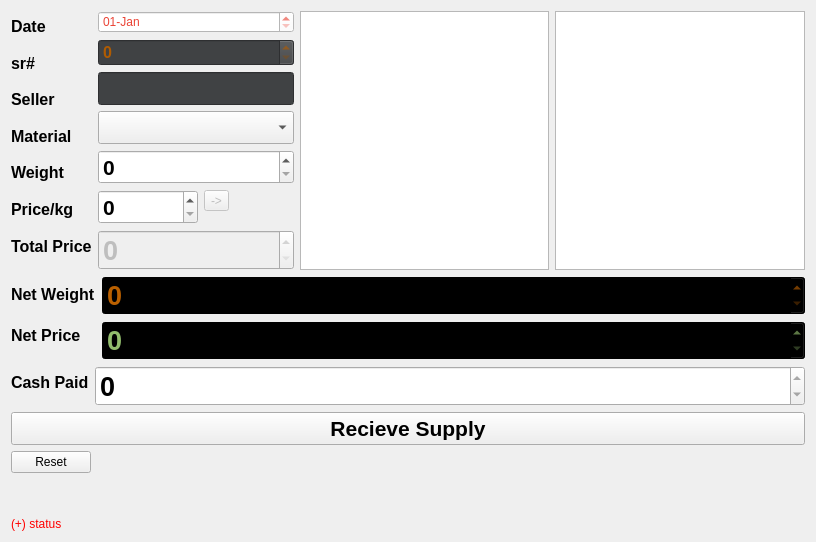
<?xml version="1.0" encoding="UTF-8"?>
<ui version="4.0">
 <class>BuyDialog</class>
 <widget class="QDialog" name="BuyDialog">
  <property name="geometry">
   <rect>
    <x>0</x>
    <y>0</y>
    <width>816</width>
    <height>542</height>
   </rect>
  </property>
  <property name="windowTitle">
   <string>Buy</string>
  </property>
  <layout class="QGridLayout" name="gridLayout">
   <item row="0" column="0">
    <layout class="QHBoxLayout" name="horizontalLayout_3">
     <item>
      <layout class="QFormLayout" name="formLayout_2">
       <item row="0" column="0">
        <layout class="QVBoxLayout" name="verticalLayout">
         <item>
          <widget class="QLabel" name="label_10">
           <property name="font">
            <font>
             <pointsize>12</pointsize>
             <weight>75</weight>
             <bold>true</bold>
            </font>
           </property>
           <property name="text">
            <string>Date</string>
           </property>
          </widget>
         </item>
         <item>
          <widget class="QLabel" name="label_4">
           <property name="font">
            <font>
             <pointsize>12</pointsize>
             <weight>75</weight>
             <bold>true</bold>
            </font>
           </property>
           <property name="text">
            <string>sr#</string>
           </property>
          </widget>
         </item>
         <item>
          <widget class="QLabel" name="label">
           <property name="font">
            <font>
             <pointsize>12</pointsize>
             <weight>75</weight>
             <bold>true</bold>
            </font>
           </property>
           <property name="text">
            <string>Seller</string>
           </property>
          </widget>
         </item>
         <item>
          <widget class="QLabel" name="label_2">
           <property name="font">
            <font>
             <pointsize>12</pointsize>
             <weight>75</weight>
             <bold>true</bold>
            </font>
           </property>
           <property name="text">
            <string>Material</string>
           </property>
           <property name="buddy">
            <cstring>material_combo</cstring>
           </property>
          </widget>
         </item>
         <item>
          <widget class="QLabel" name="label_5">
           <property name="font">
            <font>
             <pointsize>12</pointsize>
             <weight>75</weight>
             <bold>true</bold>
            </font>
           </property>
           <property name="text">
            <string>Weight</string>
           </property>
          </widget>
         </item>
         <item>
          <widget class="QLabel" name="label_6">
           <property name="font">
            <font>
             <pointsize>12</pointsize>
             <weight>75</weight>
             <bold>true</bold>
            </font>
           </property>
           <property name="text">
            <string>Price/kg</string>
           </property>
          </widget>
         </item>
        </layout>
       </item>
       <item row="0" column="1">
        <layout class="QVBoxLayout" name="verticalLayout_2">
         <item>
          <widget class="QDateEdit" name="dateEdit">
           <property name="styleSheet">
            <string notr="true">background-color: rgb(255, 255, 255);
font: 87 14pt &quot;Segoe UI Black&quot;;
color: rgb(234, 67, 53);</string>
           </property>
           <property name="displayFormat">
            <string>dd-MMM</string>
           </property>
          </widget>
         </item>
         <item>
          <widget class="QSpinBox" name="sr_spinbox">
           <property name="font">
            <font>
             <pointsize>12</pointsize>
             <weight>75</weight>
             <bold>true</bold>
            </font>
           </property>
           <property name="styleSheet">
            <string notr="true">background-color: rgb(64, 66, 68);
color: rgb(176, 91, 1);</string>
           </property>
           <property name="maximum">
            <number>99999999</number>
           </property>
          </widget>
         </item>
         <item>
          <widget class="QLineEdit" name="supplier_edit">
           <property name="enabled">
            <bool>false</bool>
           </property>
           <property name="font">
            <font>
             <pointsize>16</pointsize>
             <weight>75</weight>
             <bold>true</bold>
            </font>
           </property>
           <property name="styleSheet">
            <string notr="true">background-color: rgb(64, 66, 68);
color: rgb(146, 189, 108);</string>
           </property>
          </widget>
         </item>
         <item>
          <widget class="QComboBox" name="material_combo">
           <property name="font">
            <font>
             <pointsize>16</pointsize>
             <weight>75</weight>
             <bold>true</bold>
            </font>
           </property>
          </widget>
         </item>
         <item>
          <widget class="QSpinBox" name="weight_spinbox">
           <property name="font">
            <font>
             <pointsize>16</pointsize>
             <weight>75</weight>
             <bold>true</bold>
            </font>
           </property>
           <property name="maximum">
            <number>99999999</number>
           </property>
          </widget>
         </item>
         <item>
          <layout class="QFormLayout" name="formLayout">
           <item row="1" column="1">
            <widget class="QToolButton" name="next_toolbutton">
             <property name="enabled">
              <bool>false</bool>
             </property>
             <property name="text">
              <string>-&gt;</string>
             </property>
            </widget>
           </item>
           <item row="1" column="0">
            <widget class="QSpinBox" name="price_spinbox">
             <property name="font">
              <font>
               <pointsize>16</pointsize>
               <weight>75</weight>
               <bold>true</bold>
              </font>
             </property>
             <property name="maximum">
              <number>99999999</number>
             </property>
            </widget>
           </item>
          </layout>
         </item>
        </layout>
       </item>
       <item row="1" column="1">
        <widget class="QSpinBox" name="calculatedprice_spinbox">
         <property name="enabled">
          <bool>false</bool>
         </property>
         <property name="font">
          <font>
           <pointsize>20</pointsize>
           <weight>75</weight>
           <bold>true</bold>
          </font>
         </property>
         <property name="maximum">
          <number>99999999</number>
         </property>
        </widget>
       </item>
       <item row="1" column="0">
        <widget class="QLabel" name="label_9">
         <property name="font">
          <font>
           <pointsize>12</pointsize>
           <weight>75</weight>
           <bold>true</bold>
          </font>
         </property>
         <property name="text">
          <string>Total Price</string>
         </property>
        </widget>
       </item>
      </layout>
     </item>
     <item>
      <layout class="QVBoxLayout" name="verticalLayout_7">
       <item>
        <layout class="QHBoxLayout" name="horizontalLayout_2">
         <item>
          <widget class="QListView" name="material_view">
           <property name="font">
            <font>
             <family>Ubuntu</family>
             <pointsize>16</pointsize>
             <italic>true</italic>
            </font>
           </property>
          </widget>
         </item>
         <item>
          <widget class="QTextEdit" name="detail_text">
           <property name="enabled">
            <bool>false</bool>
           </property>
           <property name="palette">
            <palette>
             <active>
              <colorrole role="WindowText">
               <brush brushstyle="SolidPattern">
                <color alpha="255">
                 <red>0</red>
                 <green>0</green>
                 <blue>0</blue>
                </color>
               </brush>
              </colorrole>
              <colorrole role="Midlight">
               <brush brushstyle="SolidPattern">
                <color alpha="255">
                 <red>227</red>
                 <green>227</green>
                 <blue>227</blue>
                </color>
               </brush>
              </colorrole>
              <colorrole role="Text">
               <brush brushstyle="SolidPattern">
                <color alpha="255">
                 <red>0</red>
                 <green>0</green>
                 <blue>0</blue>
                </color>
               </brush>
              </colorrole>
              <colorrole role="ButtonText">
               <brush brushstyle="SolidPattern">
                <color alpha="255">
                 <red>0</red>
                 <green>0</green>
                 <blue>0</blue>
                </color>
               </brush>
              </colorrole>
              <colorrole role="Base">
               <brush brushstyle="SolidPattern">
                <color alpha="255">
                 <red>255</red>
                 <green>255</green>
                 <blue>255</blue>
                </color>
               </brush>
              </colorrole>
              <colorrole role="Shadow">
               <brush brushstyle="SolidPattern">
                <color alpha="255">
                 <red>105</red>
                 <green>105</green>
                 <blue>105</blue>
                </color>
               </brush>
              </colorrole>
             </active>
             <inactive>
              <colorrole role="WindowText">
               <brush brushstyle="SolidPattern">
                <color alpha="255">
                 <red>0</red>
                 <green>0</green>
                 <blue>0</blue>
                </color>
               </brush>
              </colorrole>
              <colorrole role="Midlight">
               <brush brushstyle="SolidPattern">
                <color alpha="255">
                 <red>227</red>
                 <green>227</green>
                 <blue>227</blue>
                </color>
               </brush>
              </colorrole>
              <colorrole role="Text">
               <brush brushstyle="SolidPattern">
                <color alpha="255">
                 <red>0</red>
                 <green>0</green>
                 <blue>0</blue>
                </color>
               </brush>
              </colorrole>
              <colorrole role="ButtonText">
               <brush brushstyle="SolidPattern">
                <color alpha="255">
                 <red>0</red>
                 <green>0</green>
                 <blue>0</blue>
                </color>
               </brush>
              </colorrole>
              <colorrole role="Base">
               <brush brushstyle="SolidPattern">
                <color alpha="255">
                 <red>255</red>
                 <green>255</green>
                 <blue>255</blue>
                </color>
               </brush>
              </colorrole>
              <colorrole role="Shadow">
               <brush brushstyle="SolidPattern">
                <color alpha="255">
                 <red>105</red>
                 <green>105</green>
                 <blue>105</blue>
                </color>
               </brush>
              </colorrole>
             </inactive>
             <disabled>
              <colorrole role="WindowText">
               <brush brushstyle="SolidPattern">
                <color alpha="255">
                 <red>0</red>
                 <green>0</green>
                 <blue>0</blue>
                </color>
               </brush>
              </colorrole>
              <colorrole role="Midlight">
               <brush brushstyle="SolidPattern">
                <color alpha="255">
                 <red>227</red>
                 <green>227</green>
                 <blue>227</blue>
                </color>
               </brush>
              </colorrole>
              <colorrole role="Text">
               <brush brushstyle="SolidPattern">
                <color alpha="255">
                 <red>0</red>
                 <green>0</green>
                 <blue>0</blue>
                </color>
               </brush>
              </colorrole>
              <colorrole role="ButtonText">
               <brush brushstyle="SolidPattern">
                <color alpha="255">
                 <red>0</red>
                 <green>0</green>
                 <blue>0</blue>
                </color>
               </brush>
              </colorrole>
              <colorrole role="Base">
               <brush brushstyle="SolidPattern">
                <color alpha="255">
                 <red>255</red>
                 <green>255</green>
                 <blue>255</blue>
                </color>
               </brush>
              </colorrole>
              <colorrole role="Shadow">
               <brush brushstyle="SolidPattern">
                <color alpha="255">
                 <red>105</red>
                 <green>105</green>
                 <blue>105</blue>
                </color>
               </brush>
              </colorrole>
             </disabled>
            </palette>
           </property>
           <property name="styleSheet">
            <string notr="true">color: rgb(0, 0, 0);
font: 75 12pt &quot;MS Shell Dlg 2&quot;;</string>
           </property>
          </widget>
         </item>
        </layout>
       </item>
      </layout>
     </item>
    </layout>
   </item>
   <item row="1" column="0">
    <layout class="QVBoxLayout" name="verticalLayout_8">
     <item>
      <layout class="QFormLayout" name="formLayout_3">
       <item row="0" column="0">
        <layout class="QVBoxLayout" name="verticalLayout_3">
         <item>
          <widget class="QLabel" name="label_3">
           <property name="font">
            <font>
             <pointsize>12</pointsize>
             <weight>75</weight>
             <bold>true</bold>
            </font>
           </property>
           <property name="text">
            <string>Net Weight</string>
           </property>
          </widget>
         </item>
         <item>
          <widget class="QLabel" name="label_7">
           <property name="font">
            <font>
             <pointsize>12</pointsize>
             <weight>75</weight>
             <bold>true</bold>
            </font>
           </property>
           <property name="text">
            <string>Net Price</string>
           </property>
          </widget>
         </item>
        </layout>
       </item>
       <item row="0" column="1">
        <layout class="QVBoxLayout" name="verticalLayout_4">
         <item>
          <widget class="QSpinBox" name="netweight_spinbox">
           <property name="enabled">
            <bool>false</bool>
           </property>
           <property name="font">
            <font>
             <pointsize>20</pointsize>
             <weight>75</weight>
             <bold>true</bold>
            </font>
           </property>
           <property name="styleSheet">
            <string notr="true">background-color: rgb(0, 0, 0);
color: rgb(186, 96, 0);</string>
           </property>
           <property name="maximum">
            <number>99999999</number>
           </property>
          </widget>
         </item>
         <item>
          <widget class="QSpinBox" name="totalprice_spinbox">
           <property name="enabled">
            <bool>false</bool>
           </property>
           <property name="font">
            <font>
             <pointsize>20</pointsize>
             <weight>75</weight>
             <bold>true</bold>
            </font>
           </property>
           <property name="styleSheet">
            <string notr="true">background-color: rgb(0, 0, 0);
color: rgb(146, 189, 108);</string>
           </property>
           <property name="maximum">
            <number>99999999</number>
           </property>
          </widget>
         </item>
        </layout>
       </item>
      </layout>
     </item>
     <item>
      <layout class="QVBoxLayout" name="verticalLayout_6">
       <item>
        <layout class="QFormLayout" name="formLayout_5">
         <item row="0" column="0">
          <widget class="QLabel" name="label_8">
           <property name="font">
            <font>
             <pointsize>12</pointsize>
             <weight>75</weight>
             <bold>true</bold>
            </font>
           </property>
           <property name="text">
            <string>Cash Paid</string>
           </property>
          </widget>
         </item>
         <item row="0" column="1">
          <widget class="QSpinBox" name="cashpaid_spinbox">
           <property name="enabled">
            <bool>true</bool>
           </property>
           <property name="font">
            <font>
             <pointsize>20</pointsize>
             <weight>75</weight>
             <bold>true</bold>
            </font>
           </property>
           <property name="maximum">
            <number>0</number>
           </property>
          </widget>
         </item>
        </layout>
       </item>
       <item>
        <widget class="QPushButton" name="recievesupply_button">
         <property name="font">
          <font>
           <pointsize>16</pointsize>
           <weight>75</weight>
           <bold>true</bold>
          </font>
         </property>
         <property name="text">
          <string>Recieve Supply</string>
         </property>
         <property name="shortcut">
          <string>Ctrl+R</string>
         </property>
         <property name="autoDefault">
          <bool>false</bool>
         </property>
        </widget>
       </item>
      </layout>
     </item>
     <item>
      <layout class="QVBoxLayout" name="verticalLayout_5">
       <item>
        <layout class="QHBoxLayout" name="horizontalLayout">
         <item>
          <widget class="QPushButton" name="reset_button">
           <property name="text">
            <string>Reset</string>
           </property>
           <property name="shortcut">
            <string>Del</string>
           </property>
           <property name="autoDefault">
            <bool>false</bool>
           </property>
          </widget>
         </item>
         <item>
          <spacer name="horizontalSpacer">
           <property name="orientation">
            <enum>Qt::Horizontal</enum>
           </property>
           <property name="sizeHint" stdset="0">
            <size>
             <width>40</width>
             <height>20</height>
            </size>
           </property>
          </spacer>
         </item>
        </layout>
       </item>
       <item>
        <spacer name="verticalSpacer">
         <property name="orientation">
          <enum>Qt::Vertical</enum>
         </property>
         <property name="sizeHint" stdset="0">
          <size>
           <width>234</width>
           <height>32</height>
          </size>
         </property>
        </spacer>
       </item>
      </layout>
     </item>
    </layout>
   </item>
   <item row="2" column="0">
    <widget class="QLabel" name="status_label">
     <property name="styleSheet">
      <string notr="true">color: rgb(255, 0, 0);</string>
     </property>
     <property name="text">
      <string>(+) status</string>
     </property>
    </widget>
   </item>
  </layout>
 </widget>
 <tabstops>
  <tabstop>sr_spinbox</tabstop>
  <tabstop>material_combo</tabstop>
  <tabstop>weight_spinbox</tabstop>
  <tabstop>price_spinbox</tabstop>
  <tabstop>next_toolbutton</tabstop>
  <tabstop>cashpaid_spinbox</tabstop>
  <tabstop>recievesupply_button</tabstop>
  <tabstop>reset_button</tabstop>
  <tabstop>supplier_edit</tabstop>
  <tabstop>calculatedprice_spinbox</tabstop>
  <tabstop>netweight_spinbox</tabstop>
  <tabstop>totalprice_spinbox</tabstop>
  <tabstop>detail_text</tabstop>
  <tabstop>dateEdit</tabstop>
 </tabstops>
 <resources/>
 <connections/>
</ui>
